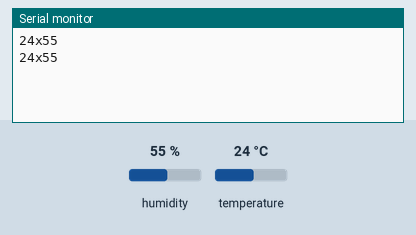
This sketch was run on a simulated Arduino Uno, built with avr-gcc and run on an emulated ATmega328P. Shown: the last lines printed to the serial monitor. Inputs (shaded band) come from the test bench; at power-on: humidity 55 %, temperature 24 °C.

Above: at 2.8 s.
2.9 s: humidity set to 22 %
At 4.7 s:
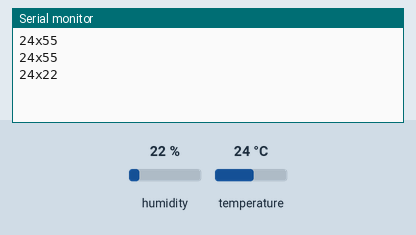
5.6 s: temperature set to 12 °C
At 7.1 s:
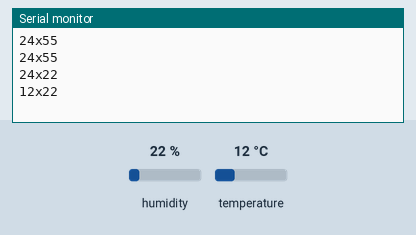
8.3 s: humidity set to 40 %
At 10.6 s:
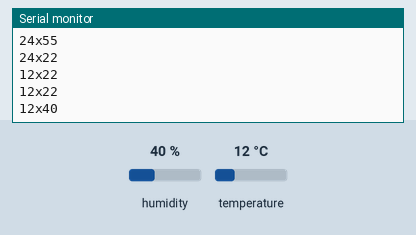
Timing chart, 0 to 12.1 s (numbered marks = the images above; inputs shaded):
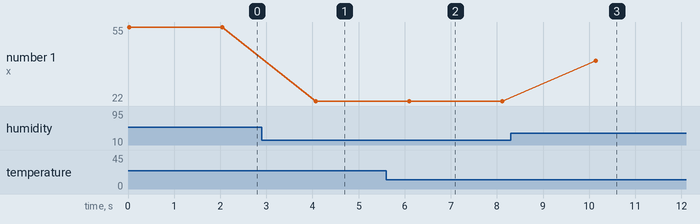

The sketch:

dhtPython.ino
```cpp
#include <dht.h>

//Initialise DHT Library and define data pin
dht DHT;
#define DHT11_PIN 8

//Variables to store temp and hum data
int temp;
int hum;


void setup()
{
  Serial.begin(9600);
}

void loop()
{
    int chk = DHT.read11(DHT11_PIN);

    temp = DHT.temperature;
    hum = DHT.humidity;

    //Print temp and hum values onto serial monitor
    //x is used as a delimiter
    Serial.print(temp);
    Serial.print("x");
    Serial.println(hum);
    delay(2000);
}
```

Measured:
- after the input at 2.9 s, the serial monitor: prints a new line after 1.2 s (image 1)
- after the input at 5.6 s, the serial monitor: prints a new line after 0.49 s (image 2)
- after the input at 8.3 s, the serial monitor: prints a new line after 1.8 s (image 3)
- plotted number 1: 55 → 22 after the input at 2.9 s, 22 → 40 after the input at 8.3 s
